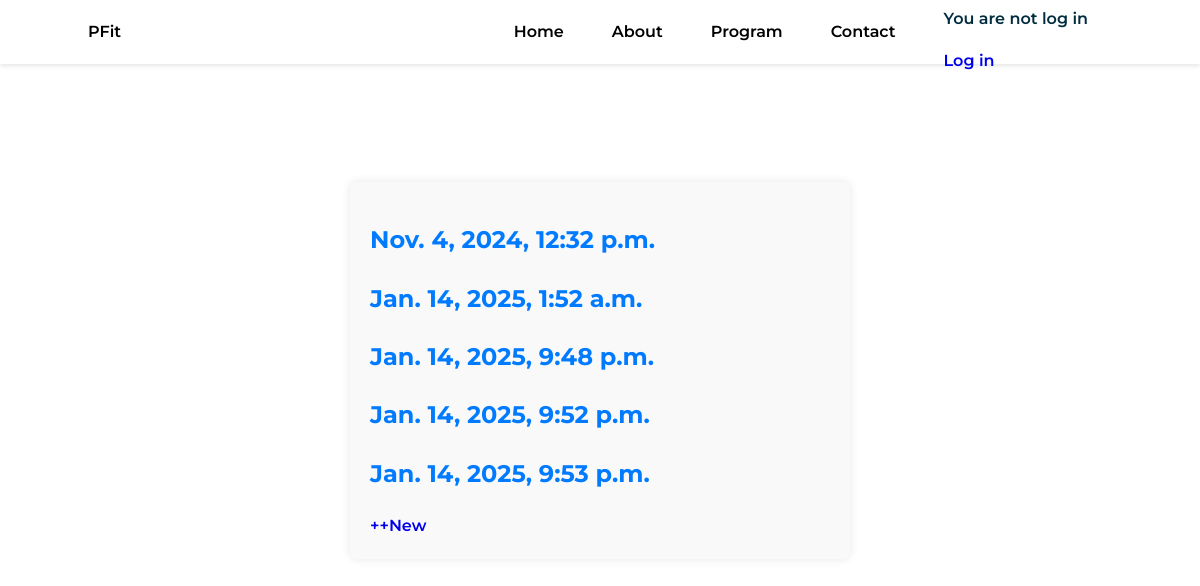
/home/workoutlog/, run on an earlier commit of the app's database.
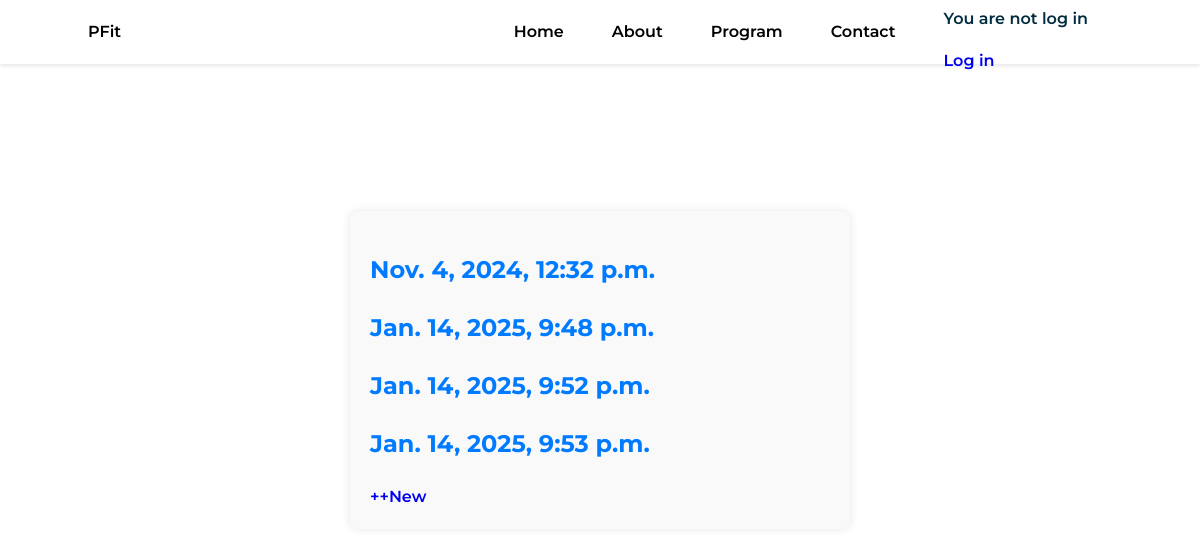
And on a later commit of the database.
### app/models.py (models this page shows, shortened)
class WorkoutLog(models.Model):
    workoutLogID = models.AutoField(primary_key=True)
    workoutClientName = models.ManyToManyField(Client)
    workoutPlanName = models.ManyToManyField(WorkoutPlan)
    workoutLogGoals = models.ForeignKey(Goals, on_delete= models.CASCADE)
    workoutLogDate = models.DateTimeField(null=False)

### app/views.py (the view)
# urls.py: path('home/workoutlog/', WorkoutLogListView.as_view(), name= 'workoutlog'),
class WorkoutLogListView(ListView):
    model = WorkoutLog
    context_object_name = 'workoutlog_list'
    template_name = 'apps/homepages/workoutlogview.html'

### app/context_processors.py (called while the page is built)
def client_processor(request):
    client = None
    if request.user.is_authenticated:
        client = Client.objects.filter(user=request.user).first()
    return {'client': client}

### app/templates/apps/homepages/workoutlogview.html (shortened to what this page needs)
{% extends 'apps/homepages/homepagebase.html'%}
{% load static %}
{% block content%}
<link rel="stylesheet" href="{% static 'css/profile_info.css'%}">
    <div class="post-entry">
        <div class="form-log">
            {% for workoutlog in workoutlog_list %}
            <h2 class="details"><a class="link"href="{% url 'workoutlog_detail' workoutlog.pk%}">{{ workoutlog.workoutLogDate }}</a></h2>
            {% endfor %}
            <a href="{% url 'workoutlog_create'%}">++New</a>
        </div>
    </div>
{% endblock content %}

What changed in the data, as far as the page shows it:
removed WorkoutLog: workoutLogDate "Jan. 14, 2025, 1:52 a.m."
